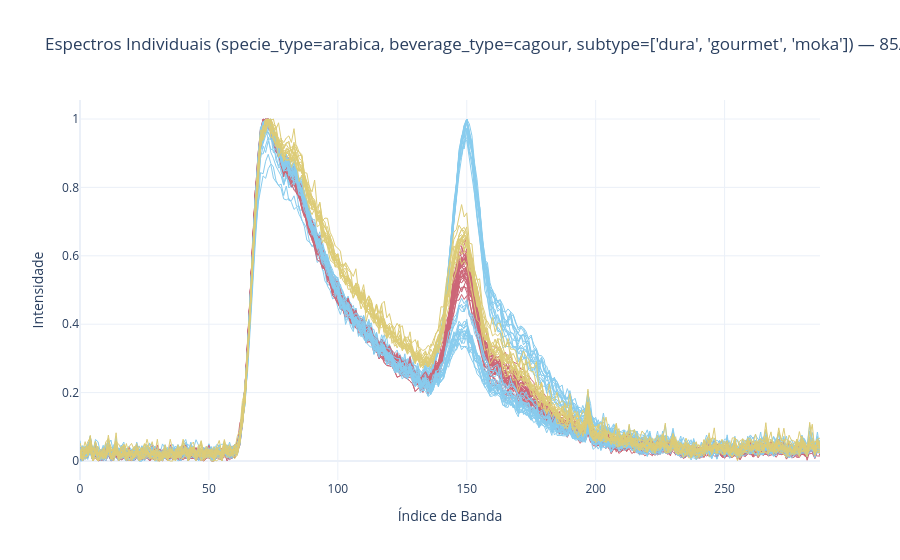

The code cell stored with this chart in its notebook:
### Code cell
fig, total = plot_sample_variability(copy,
                                     sample_size=125,
                                     specie_type='arabica',
                                     beverage_type='cagour',
                                     subtype=['dura', 'gourmet', 'moka'],
                                     color_by='subtype')
fig.show()

### Figure 1 — Plotly figure (JSON) as saved in the notebook; plotly's stock layout.template omitted (floating-point values rounded to 4 significant figures; data arrays with more than 128 entries replaced by an {"elided": "..."} marker saying what was removed)
{"data": [{"hovertemplate": "subtype: dura<br>", "line": {"color": "rgb(136, 204, 238)", "width": 1}, "mode": "lines", "showlegend": false, "type": "scatter", "x": {"elided": "288 int values"}, "y": {"elided": "288 float values"}}, {"hovertemplate": "subtype: dura<br>", "line": {"color": "rgb(136, 204, 238)", "width": 1}, "mode": "lines", "showlegend": false, "type": "scatter", "x": {"elided": "288 int values"}, "y": {"elided": "288 float values"}}, {"hovertemplate": "subtype: dura<br>", "line": {"color": "rgb(136, 204, 238)", "width": 1}, "mode": "lines", "showlegend": false, "type": "scatter", "x": {"elided": "288 int values"}, "y": {"elided": "288 float values"}}, {"hovertemplate": "subtype: dura<br>", "line": {"color": "rgb(136, 204, 238)", "width": 1}, "mode": "lines", "showlegend": false, "type": "scatter", "x": {"elided": "288 int values"}, "y": {"elided": "288 float values"}}, {"hovertemplate": "subtype: dura<br>", "line": {"color": "rgb(136, 204, 238)", "width": 1}, "mode": "lines", "showlegend": false, "type": "scatter", "x": {"elided": "288 int values"}, "y": {"elided": "288 float values"}}, {"hovertemplate": "subtype: dura<br>", "line": {"color": "rgb(136, 204, 238)", "width": 1}, "mode": "lines", "showlegend": false, "type": "scatter", "x": {"elided": "288 int values"}, "y": {"elided": "288 float values"}}, {"hovertemplate": "subtype: dura<br>", "line": {"color": "rgb(136, 204, 238)", "width": 1}, "mode": "lines", "showlegend": false, "type": "scatter", "x": {"elided": "288 int values"}, "y": {"elided": "288 float values"}}, {"hovertemplate": "subtype: dura<br>", "line": {"color": "rgb(136, 204, 238)", "width": 1}, "mode": "lines", "showlegend": false, "type": "scatter", "x": {"elided": "288 int values"}, "y": {"elided": "288 float values"}}, {"hovertemplate": "subtype: dura<br>", "line": {"color": "rgb(136, 204, 238)", "width": 1}, "mode": "lines", "showlegend": false, "type": "scatter", "x": {"elided": "288 int values"}, "y": {"elided": "288 float values"}}, {"hovertemplate": "subtype: dura<br>", "line": {"color": "rgb(136, 204, 238)", "width": 1}, "mode": "lines", "showlegend": false, "type": "scatter", "x": {"elided": "288 int values"}, "y": {"elided": "288 float values"}}, {"hovertemplate": "subtype: dura<br>", "line": {"color": "rgb(136, 204, 238)", "width": 1}, "mode": "lines", "showlegend": false, "type": "scatter", "x": {"elided": "288 int values"}, "y": {"elided": "288 float values"}}, {"hovertemplate": "subtype: dura<br>", "line": {"color": "rgb(136, 204, 238)", "width": 1}, "mode": "lines", "showlegend": false, "type": "scatter", "x": {"elided": "288 int values"}, "y": {"elided": "288 float values"}}, {"hovertemplate": "subtype: dura<br>", "line": {"color": "rgb(136, 204, 238)", "width": 1}, "mode": "lines", "showlegend": false, "type": "scatter", "x": {"elided": "288 int values"}, "y": {"elided": "288 float values"}}, {"hovertemplate": "subtype: dura<br>", "line": {"color": "rgb(136, 204, 238)", "width": 1}, "mode": "lines", "showlegend": false, "type": "scatter", "x": {"elided": "288 int values"}, "y": {"elided": "288 float values"}}, {"hovertemplate": "subtype: dura<br>", "line": {"color": "rgb(136, 204, 238)", "width": 1}, "mode": "lines", "showlegend": false, "type": "scatter", "x": {"elided": "288 int values"}, "y": {"elided": "288 float values"}}, {"hovertemplate": "subtype: gourmet<br>", "line": {"color": "rgb(204, 102, 119)", "width": 1}, "mode": "lines", "showlegend": false, "type": "scatter", "x": {"elided": "288 int values"}, "y": {"elided": "288 float values"}}, {"hovertemplate": "subtype: gourmet<br>", "line": {"color": "rgb(204, 102, 119)", "width": 1}, "mode": "lines", "showlegend": false, "type": "scatter", "x": {"elided": "288 int values"}, "y": {"elided": "288 float values"}}, {"hovertemplate": "subtype: gourmet<br>", "line": {"color": "rgb(204, 102, 119)", "width": 1}, "mode": "lines", "showlegend": false, "type": "scatter", "x": {"elided": "288 int values"}, "y": {"elided": "288 float values"}}, {"hovertemplate": "subtype: gourmet<br>", "line": {"color": "rgb(204, 102, 119)", "width": 1}, "mode": "lines", "showlegend": false, "type": "scatter", "x": {"elided": "288 int values"}, "y": {"elided": "288 float values"}}, {"hovertemplate": "subtype: gourmet<br>", "line": {"color": "rgb(204, 102, 119)", "width": 1}, "mode": "lines", "showlegend": false, "type": "scatter", "x": {"elided": "288 int values"}, "y": {"elided": "288 float values"}}, {"hovertemplate": "subtype: gourmet<br>", "line": {"color": "rgb(204, 102, 119)", "width": 1}, "mode": "lines", "showlegend": false, "type": "scatter", "x": {"elided": "288 int values"}, "y": {"elided": "288 float values"}}, {"hovertemplate": "subtype: gourmet<br>", "line": {"color": "rgb(204, 102, 119)", "width": 1}, "mode": "lines", "showlegend": false, "type": "scatter", "x": {"elided": "288 int values"}, "y": {"elided": "288 float values"}}, {"hovertemplate": "subtype: gourmet<br>", "line": {"color": "rgb(204, 102, 119)", "width": 1}, "mode": "lines", "showlegend": false, "type": "scatter", "x": {"elided": "288 int values"}, "y": {"elided": "288 float values"}}, {"hovertemplate": "subtype: gourmet<br>", "line": {"color": "rgb(204, 102, 119)", "width": 1}, "mode": "lines", "showlegend": false, "type": "scatter", "x": {"elided": "288 int values"}, "y": {"elided": "288 float values"}}, {"hovertemplate": "subtype: gourmet<br>", "line": {"color": "rgb(204, 102, 119)", "width": 1}, "mode": "lines", "showlegend": false, "type": "scatter", "x": {"elided": "288 int values"}, "y": {"elided": "288 float values"}}, {"hovertemplate": "subtype: gourmet<br>", "line": {"color": "rgb(204, 102, 119)", "width": 1}, "mode": "lines", "showlegend": false, "type": "scatter", "x": {"elided": "288 int values"}, "y": {"elided": "288 float values"}}, {"hovertemplate": "subtype: gourmet<br>", "line": {"color": "rgb(204, 102, 119)", "width": 1}, "mode": "lines", "showlegend": false, "type": "scatter", "x": {"elided": "288 int values"}, "y": {"elided": "288 float values"}}, {"hovertemplate": "subtype: gourmet<br>", "line": {"color": "rgb(204, 102, 119)", "width": 1}, "mode": "lines", "showlegend": false, "type": "scatter", "x": {"elided": "288 int values"}, "y": {"elided": "288 float values"}}, {"hovertemplate": "subtype: gourmet<br>", "line": {"color": "rgb(204, 102, 119)", "width": 1}, "mode": "lines", "showlegend": false, "type": "scatter", "x": {"elided": "288 int values"}, "y": {"elided": "288 float values"}}, {"hovertemplate": "subtype: gourmet<br>", "line": {"color": "rgb(204, 102, 119)", "width": 1}, "mode": "lines", "showlegend": false, "type": "scatter", "x": {"elided": "288 int values"}, "y": {"elided": "288 float values"}}, {"hovertemplate": "subtype: gourmet<br>", "line": {"color": "rgb(204, 102, 119)", "width": 1}, "mode": "lines", "showlegend": false, "type": "scatter", "x": {"elided": "288 int values"}, "y": {"elided": "288 float values"}}, {"hovertemplate": "subtype: gourmet<br>", "line": {"color": "rgb(204, 102, 119)", "width": 1}, "mode": "lines", "showlegend": false, "type": "scatter", "x": {"elided": "288 int values"}, "y": {"elided": "288 float values"}}, {"hovertemplate": "subtype: gourmet<br>", "line": {"color": "rgb(204, 102, 119)", "width": 1}, "mode": "lines", "showlegend": false, "type": "scatter", "x": {"elided": "288 int values"}, "y": {"elided": "288 float values"}}, {"hovertemplate": "subtype: gourmet<br>", "line": {"color": "rgb(204, 102, 119)", "width": 1}, "mode": "lines", "showlegend": false, "type": "scatter", "x": {"elided": "288 int values"}, "y": {"elided": "288 float values"}}, {"hovertemplate": "subtype: gourmet<br>", "line": {"color": "rgb(204, 102, 119)", "width": 1}, "mode": "lines", "showlegend": false, "type": "scatter", "x": {"elided": "288 int values"}, "y": {"elided": "288 float values"}}, {"hovertemplate": "subtype: gourmet<br>", "line": {"color": "rgb(204, 102, 119)", "width": 1}, "mode": "lines", "showlegend": false, "type": "scatter", "x": {"elided": "288 int values"}, "y": {"elided": "288 float values"}}, {"hovertemplate": "subtype: gourmet<br>", "line": {"color": "rgb(204, 102, 119)", "width": 1}, "mode": "lines", "showlegend": false, "type": "scatter", "x": {"elided": "288 int values"}, "y": {"elided": "288 float values"}}, {"hovertemplate": "subtype: gourmet<br>", "line": {"color": "rgb(204, 102, 119)", "width": 1}, "mode": "lines", "showlegend": false, "type": "scatter", "x": {"elided": "288 int values"}, "y": {"elided": "288 float values"}}, {"hovertemplate": "subtype: gourmet<br>", "line": {"color": "rgb(204, 102, 119)", "width": 1}, "mode": "lines", "showlegend": false, "type": "scatter", "x": {"elided": "288 int values"}, "y": {"elided": "288 float values"}}, {"hovertemplate": "subtype: gourmet<br>", "line": {"color": "rgb(204, 102, 119)", "width": 1}, "mode": "lines", "showlegend": false, "type": "scatter", "x": {"elided": "288 int values"}, "y": {"elided": "288 float values"}}, {"hovertemplate": "subtype: gourmet<br>", "line": {"color": "rgb(204, 102, 119)", "width": 1}, "mode": "lines", "showlegend": false, "type": "scatter", "x": {"elided": "288 int values"}, "y": {"elided": "288 float values"}}, {"hovertemplate": "subtype: gourmet<br>", "line": {"color": "rgb(204, 102, 119)", "width": 1}, "mode": "lines", "showlegend": false, "type": "scatter", "x": {"elided": "288 int values"}, "y": {"elided": "288 float values"}}, {"hovertemplate": "subtype: gourmet<br>", "line": {"color": "rgb(204, 102, 119)", "width": 1}, "mode": "lines", "showlegend": false, "type": "scatter", "x": {"elided": "288 int values"}, "y": {"elided": "288 float values"}}, {"hovertemplate": "subtype: gourmet<br>", "line": {"color": "rgb(204, 102, 119)", "width": 1}, "mode": "lines", "showlegend": false, "type": "scatter", "x": {"elided": "288 int values"}, "y": {"elided": "288 float values"}}, {"hovertemplate": "subtype: gourmet<br>", "line": {"color": "rgb(204, 102, 119)", "width": 1}, "mode": "lines", "showlegend": false, "type": "scatter", "x": {"elided": "288 int values"}, "y": {"elided": "288 float values"}}, {"hovertemplate": "subtype: gourmet<br>", "line": {"color": "rgb(204, 102, 119)", "width": 1}, "mode": "lines", "showlegend": false, "type": "scatter", "x": {"elided": "288 int values"}, "y": {"elided": "288 float values"}}, {"hovertemplate": "subtype: gourmet<br>", "line": {"color": "rgb(204, 102, 119)", "width": 1}, "mode": "lines", "showlegend": false, "type": "scatter", "x": {"elided": "288 int values"}, "y": {"elided": "288 float values"}}, {"hovertemplate": "subtype: gourmet<br>", "line": {"color": "rgb(204, 102, 119)", "width": 1}, "mode": "lines", "showlegend": false, "type": "scatter", "x": {"elided": "288 int values"}, "y": {"elided": "288 float values"}}, {"hovertemplate": "subtype: gourmet<br>", "line": {"color": "rgb(204, 102, 119)", "width": 1}, "mode": "lines", "showlegend": false, "type": "scatter", "x": {"elided": "288 int values"}, "y": {"elided": "288 float values"}}, {"hovertemplate": "subtype: gourmet<br>", "line": {"color": "rgb(204, 102, 119)", "width": 1}, "mode": "lines", "showlegend": false, "type": "scatter", "x": {"elided": "288 int values"}, "y": {"elided": "288 float values"}}, {"hovertemplate": "subtype: dura<br>", "line": {"color": "rgb(136, 204, 238)", "width": 1}, "mode": "lines", "showlegend": false, "type": "scatter", "x": {"elided": "288 int values"}, "y": {"elided": "288 float values"}}, {"hovertemplate": "subtype: dura<br>", "line": {"color": "rgb(136, 204, 238)", "width": 1}, "mode": "lines", "showlegend": false, "type": "scatter", "x": {"elided": "288 int values"}, "y": {"elided": "288 float values"}}, {"hovertemplate": "subtype: dura<br>", "line": {"color": "rgb(136, 204, 238)", "width": 1}, "mode": "lines", "showlegend": false, "type": "scatter", "x": {"elided": "288 int values"}, "y": {"elided": "288 float values"}}, {"hovertemplate": "subtype: dura<br>", "line": {"color": "rgb(136, 204, 238)", "width": 1}, "mode": "lines", "showlegend": false, "type": "scatter", "x": {"elided": "288 int values"}, "y": {"elided": "288 float values"}}, {"hovertemplate": "subtype: dura<br>", "line": {"color": "rgb(136, 204, 238)", "width": 1}, "mode": "lines", "showlegend": false, "type": "scatter", "x": {"elided": "288 int values"}, "y": {"elided": "288 float values"}}, {"hovertemplate": "subtype: dura<br>", "line": {"color": "rgb(136, 204, 238)", "width": 1}, "mode": "lines", "showlegend": false, "type": "scatter", "x": {"elided": "288 int values"}, "y": {"elided": "288 float values"}}, {"hovertemplate": "subtype: dura<br>", "line": {"color": "rgb(136, 204, 238)", "width": 1}, "mode": "lines", "showlegend": false, "type": "scatter", "x": {"elided": "288 int values"}, "y": {"elided": "288 float values"}}, {"hovertemplate": "subtype: dura<br>", "line": {"color": "rgb(136, 204, 238)", "width": 1}, "mode": "lines", "showlegend": false, "type": "scatter", "x": {"elided": "288 int values"}, "y": {"elided": "288 float values"}}, {"hovertemplate": "subtype: dura<br>", "line": {"color": "rgb(136, 204, 238)", "width": 1}, "mode": "lines", "showlegend": false, "type": "scatter", "x": {"elided": "288 int values"}, "y": {"elided": "288 float values"}}, {"hovertemplate": "subtype: dura<br>", "line": {"color": "rgb(136, 204, 238)", "width": 1}, "mode": "lines", "showlegend": false, "type": "scatter", "x": {"elided": "288 int values"}, "y": {"elided": "288 float values"}}, {"hovertemplate": "subtype: dura<br>", "line": {"color": "rgb(136, 204, 238)", "width": 1}, "mode": "lines", "showlegend": false, "type": "scatter", "x": {"elided": "288 int values"}, "y": {"elided": "288 float values"}}, {"hovertemplate": "subtype: dura<br>", "line": {"color": "rgb(136, 204, 238)", "width": 1}, "mode": "lines", "showlegend": false, "type": "scatter", "x": {"elided": "288 int values"}, "y": {"elided": "288 float values"}}, {"hovertemplate": "subtype: dura<br>", "line": {"color": "rgb(136, 204, 238)", "width": 1}, "mode": "lines", "showlegend": false, "type": "scatter", "x": {"elided": "288 int values"}, "y": {"elided": "288 float values"}}, {"hovertemplate": "subtype: dura<br>", "line": {"color": "rgb(136, 204, 238)", "width": 1}, "mode": "lines", "showlegend": false, "type": "scatter", "x": {"elided": "288 int values"}, "y": {"elided": "288 float values"}}, {"hovertemplate": "subtype: dura<br>", "line": {"color": "rgb(136, 204, 238)", "width": 1}, "mode": "lines", "showlegend": false, "type": "scatter", "x": {"elided": "288 int values"}, "y": {"elided": "288 float values"}}, {"hovertemplate": "subtype: dura<br>", "line": {"color": "rgb(136, 204, 238)", "width": 1}, "mode": "lines", "showlegend": false, "type": "scatter", "x": {"elided": "288 int values"}, "y": {"elided": "288 float values"}}, {"hovertemplate": "subtype: dura<br>", "line": {"color": "rgb(136, 204, 238)", "width": 1}, "mode": "lines", "showlegend": false, "type": "scatter", "x": {"elided": "288 int values"}, "y": {"elided": "288 float values"}}, {"hovertemplate": "subtype: dura<br>", "line": {"color": "rgb(136, 204, 238)", "width": 1}, "mode": "lines", "showlegend": false, "type": "scatter", "x": {"elided": "288 int values"}, "y": {"elided": "288 float values"}}, {"hovertemplate": "subtype: dura<br>", "line": {"color": "rgb(136, 204, 238)", "width": 1}, "mode": "lines", "showlegend": false, "type": "scatter", "x": {"elided": "288 int values"}, "y": {"elided": "288 float values"}}, {"hovertemplate": "subtype: dura<br>", "line": {"color": "rgb(136, 204, 238)", "width": 1}, "mode": "lines", "showlegend": false, "type": "scatter", "x": {"elided": "288 int values"}, "y": {"elided": "288 float values"}}, {"hovertemplate": "subtype: moka<br>", "line": {"color": "rgb(221, 204, 119)", "width": 1}, "mode": "lines", "showlegend": false, "type": "scatter", "x": {"elided": "288 int values"}, "y": {"elided": "288 float values"}}, {"hovertemplate": "subtype: moka<br>", "line": {"color": "rgb(221, 204, 119)", "width": 1}, "mode": "lines", "showlegend": false, "type": "scatter", "x": {"elided": "288 int values"}, "y": {"elided": "288 float values"}}, {"hovertemplate": "subtype: moka<br>", "line": {"color": "rgb(221, 204, 119)", "width": 1}, "mode": "lines", "showlegend": false, "type": "scatter", "x": {"elided": "288 int values"}, "y": {"elided": "288 float values"}}, {"hovertemplate": "subtype: moka<br>", "line": {"color": "rgb(221, 204, 119)", "width": 1}, "mode": "lines", "showlegend": false, "type": "scatter", "x": {"elided": "288 int values"}, "y": {"elided": "288 float values"}}, {"hovertemplate": "subtype: moka<br>", "line": {"color": "rgb(221, 204, 119)", "width": 1}, "mode": "lines", "showlegend": false, "type": "scatter", "x": {"elided": "288 int values"}, "y": {"elided": "288 float values"}}, {"hovertemplate": "subtype: moka<br>", "line": {"color": "rgb(221, 204, 119)", "width": 1}, "mode": "lines", "showlegend": false, "type": "scatter", "x": {"elided": "288 int values"}, "y": {"elided": "288 float values"}}, {"hovertemplate": "subtype: moka<br>", "line": {"color": "rgb(221, 204, 119)", "width": 1}, "mode": "lines", "showlegend": false, "type": "scatter", "x": {"elided": "288 int values"}, "y": {"elided": "288 float values"}}, {"hovertemplate": "subtype: moka<br>", "line": {"color": "rgb(221, 204, 119)", "width": 1}, "mode": "lines", "showlegend": false, "type": "scatter", "x": {"elided": "288 int values"}, "y": {"elided": "288 float values"}}, {"hovertemplate": "subtype: moka<br>", "line": {"color": "rgb(221, 204, 119)", "width": 1}, "mode": "lines", "showlegend": false, "type": "scatter", "x": {"elided": "288 int values"}, "y": {"elided": "288 float values"}}, {"hovertemplate": "subtype: moka<br>", "line": {"color": "rgb(221, 204, 119)", "width": 1}, "mode": "lines", "showlegend": false, "type": "scatter", "x": {"elided": "288 int values"}, "y": {"elided": "288 float values"}}, {"hovertemplate": "subtype: moka<br>", "line": {"color": "rgb(221, 204, 119)", "width": 1}, "mode": "lines", "showlegend": false, "type": "scatter", "x": {"elided": "288 int values"}, "y": {"elided": "288 float values"}}, {"hovertemplate": "subtype: moka<br>", "line": {"color": "rgb(221, 204, 119)", "width": 1}, "mode": "lines", "showlegend": false, "type": "scatter", "x": {"elided": "288 int values"}, "y": {"elided": "288 float values"}}, {"hovertemplate": "subtype: moka<br>", "line": {"color": "rgb(221, 204, 119)", "width": 1}, "mode": "lines", "showlegend": false, "type": "scatter", "x": {"elided": "288 int values"}, "y": {"elided": "288 float values"}}, {"hovertemplate": "subtype: moka<br>", "line": {"color": "rgb(221, 204, 119)", "width": 1}, "mode": "lines", "showlegend": false, "type": "scatter", "x": {"elided": "288 int values"}, "y": {"elided": "288 float values"}}, {"hovertemplate": "subtype: moka<br>", "line": {"color": "rgb(221, 204, 119)", "width": 1}, "mode": "lines", "showlegend": false, "type": "scatter", "x": {"elided": "288 int values"}, "y": {"elided": "288 float values"}}], "layout": {"showlegend": false, "title": {"text": "Espectros Individuais (specie_type=arabica, beverage_type=cagour, subtype=['dura', 'gourmet', 'moka']) — 85/85 exibidos"}, "xaxis": {"title": {"text": "Índice de Banda"}}, "yaxis": {"title": {"text": "Intensidade"}}}}
